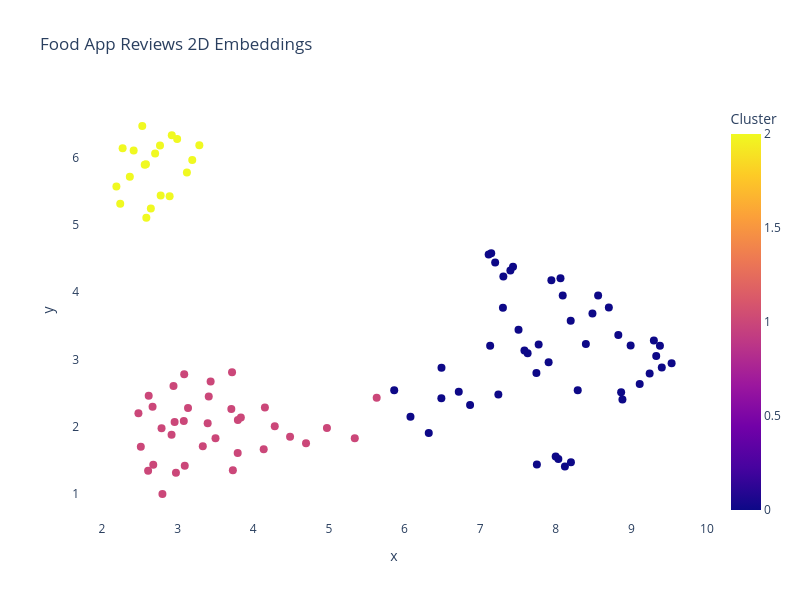

The code cell stored with this chart in its notebook:
### Code cell
import plotly.express as px

# Create a DataFrame for the data
cluster_df = pd.DataFrame({
    'x': embeddings_2d[:, 0],
    'y': embeddings_2d[:, 1],
    'label': cluster_labels,
    'sentence': data['Review']
})

# Create an interactive scatter plot using plotly
fig = px.scatter(
    cluster_df,
    x='x', y='y',
    color='label',
    hover_name='sentence',
    title='Food App Reviews 2D Embeddings',
    labels={'label': 'Cluster'},
    width=800,  # Adjust the width as desired
    height=600,  # Adjust the height as desired
)

fig.update_traces(
    marker=dict(size=8)  # Adjust the size value as needed
)

# Set the background color to black
fig.update_layout(
    plot_bgcolor='white',
)

fig.show()

### Figure 1 — Plotly figure (JSON) as saved in the notebook; plotly's stock layout.template omitted (floating-point values rounded to 4 significant figures)
{"data": [{"hovertemplate": "<b>%{hovertext}</b><br><br>x=%{x}<br>y=%{y}<br>Cluster=%{marker.color}<extra></extra>", "hovertext": ["Delivery was faster than a ninja on caffeine. Im ready to chow down!", "Im pretty sure they had a wall made of recycled cans. Or was it shoes?", "Dude Im not even mad they were late. Food arrived like a surprise party!", "Chhole bhature yaar! Sunday indulgence crispy bhature FTW.", "The place had a vibe but I cant quite put my finger on it. Hipster? Unicorn?", "Hakka noodles FTW! Desi-Chinese fusion for life.", "Pasta was alright yaar. More masala couldve made it sing.", "Im telling you it was like stepping into the future. Or was it the 90s?", "I was starving but the food came faster than I could say hangry. Good stuff.", "Burgers are my jam but this one was kinda meh. Needed more zing.", "Sushi was like a flavor adventure. Mini party in my mouth.", "Dude there was like this mural on the wall. It was a cat no wait a panda?", "Got the delivery. Ate some. Not bad.", "Delivery was like chillin in slow-mo. Ive aged at least a year waiting.", "cheesy nirvana bro. Cheese everywhere happy tummy.", "Yo they delivered my grub so fast I barely had time to blink. Legendary speed!", "Greek salad? Healthy vibes but missing that masala.", "Chole kulche vibes dude. Spicy chickpeas fluffy kulche – love it.", "I walked in and thought This is it this is the place. But what it was no clue.", "Im convinced they use teleportation for deliveries. Thats some next-level speed.", "Pani puri for life man! Tangy spicy street food love.", "Samosas were like little pockets of happiness. Spicy and crispy da best.", "I stepped in and was hit by a wall of like smells. Could be food could be candles.", "Food took so long I had time to write a novel about my hunger. Not amused.", "Delivery guy came. Food happened. Average.", "Okay there was like this fountain thingy. Was it water? Im not sure man.", "Pizza was meh dude. Missing that desi twist ya know?", "Burgers are life but this one was a bit blah. Needed more oomph.", "I saw like a disco ball? But it wasnt a disco place. Or maybe it was? Huh.", "Samosas were like little packets of joy. Crunchy spicy awesome.", "So like the place was you know kinda nice? There were like lights and stuff.", "Ugh the samosas I got were meh. So dry and bland yaar.", "Meaty and dreamy.", "BBQ ribs? Finger-lickin good bruh. Sauce everywhere!", "Food arrived fashionably late but at least Im full now. Late-night munchies sorted.", "Paneer dosa? Desi breakfast goals achieved bruh.", "Mac n cheese dude! Ultimate comfort food vibes.", "Dude that butter chicken was like BOOM! My mouth is still partying.", "Pav bhaji vibes yaar. Tangy spicy Mumbai street food bliss.", "Biryani was a flavor explosion bruh. Spices doing a happy dance.", "Biryani was a flavor bomb bro. Spices going wild taste buds dancing.", "Paneer tikka masala was lit bro! Creamy spicy yaaas.", "Kaju katli fam! Diwali mode: on. Sweet nutty divine.", "Delivery happened. I ate. Nothing special.", "Alright it was dimly lit like a vampire hangout. But like in a cool way.", "Ordered some grub. Ate it all. Alright.", "I think they tried to be fancy? There were chandeliers and stuff maybe even gold.", "Avo toast? Overrated AF. Just smashed avo on bread like really?", "The ambiance was like woah eclectic. I spotted like three different wallpapers.", "Samosas fam! Spicy crunchy ultimate comfort food.", "Received the order. Had a bite. So-so.", "Paneer tikka rolls? Fast food love desi style. Tummy happy.", "Biryani was a spice parade yaar. Spices were dancing in my mouth.", "Pasta was okay bro. Needed more masala Italian-style desi.", "Kadai paneer? Spices level: awesome. Paneer power!", "Paneer tikka rolls? Fast food dreams coming true dude.", "Tacos were meh ya know? Needed more spice and awesomeness.", "There were like waiters in bowties? Or were they clowns? My memorys blurry.", "Yo this place was like a whole aesthetic like an art gallery for food or whatever.", "Food got here just in time to save me from becoming a hangry monster. Phew!", "Didn't get it on time. Very cold food.", "Pizza finally got here. Took longer than a sloth running a marathon. Not cool.", "Food arrived. I ate. It was okay.", "Pasta was okay fam. Needed more masala for desi twist.", "So the lighting was like mood lighting but also like regular lighting. Ambiguous.", "Sushi was an interesting ride. Sushi samosas anyone?", "Biryani was legit da bomb! Spices were like hello flavor town.", "Pasta was aight dude. Needed more masala for desi charm.", "Ate a snack while waiting for the delivery. And another. And another. You get it.", "Ordered then binged a whole show and still no food. Whats the point though?", "Pizza was good man. More cheese wouldve been epic though.", "I think the delivery person went sightseeing before dropping off my order. So slow.", "Pav bhaji was like a party in my mouth. Spicy tangy perfection.", "Okay picture this: plants everywhere. Or were they just fake? Hard to say man.", "Philly cheesesteak? Cheesy coma bro. Napped like a boss.", "Got my order. Ate. Generic stuff.", "Okay so they said 30 minutes but I couldve baked a cake in that time. Seriously?", "Their delivery game is on point. Food got here quicker than I can say hangry.", "I ordered then took a nap and boom foods here. Not sure if thats good or bad.", "Pav bhaji was like a flavor explosion dude. Street food awesomeness.", "Panipuri was quite horrible. I threw up an hour later.", "I was expecting a food coma by now but nope still waiting. Not cool guys.", "I felt like I was in a movie you know? Like a rom-com but with more chairs.", "Chicken tikka rolls? Fast food heaven right in my mouth.", "Ugh they made me wait so long that I aged like 10 years. Food better be worth it.", "The vada pav was like feels all over my mouth.", "Ramen vibes man. Slurping noodles like a boss college days all over.", "Pav bhaji vibes man. Spicy tangy street food at home.", "Waiting for the delivery was like watching paint dry. The food better be divine.", "Paneer tikka rolls? Desi fast food love every bite a party.", "I went in and like felt vibes man. The vibes were like totally vibing.", "The delivery was like supersonic fast. I was impressed and my tummys happy.", "Biryani game strong fam! Inhaled it faster than my WiFi.", "I blinked and the food magically appeared. Not really but they were fast yo!", "Dude the joint had like music but I cant remember if it was like jazz or EDM.", "Biryani was the flavor hero yaar. Spices were popping party in my mouth.", "Food arrived. I had a taste. Pretty standard.", "Food was delivered. I ate. Cant complain.", "Bao buns? Fluffy clouds of yum. Im in bao heaven.", "Ugh it was so cozy you wouldnt believe. I mean they had chairs and tables.", "Ordered food. Ate it. Meh."], "legendgroup": "", "marker": {"color": [1, 2, 1, 0, 2, 0, 0, 2, 1, 0, 0, 2, 1, 1, 0, 1, 0, 0, 2, 1, 0, 0, 1, 1, 1, 2, 0, 1, 2, 0, 2, 0, 1, 0, 1, 0, 0, 0, 0, 0, 0, 0, 0, 1, 2, 1, 2, 0, 2, 0, 1, 0, 0, 0, 0, 0, 0, 2, 2, 1, 1, 1, 1, 0, 2, 0, 0, 0, 1, 1, 0, 1, 0, 2, 0, 1, 1, 1, 1, 0, 0, 1, 2, 0, 1, 0, 0, 0, 1, 0, 2, 1, 0, 1, 2, 0, 1, 1, 0, 2, 1], "coloraxis": "coloraxis", "size": 8, "symbol": "circle"}, "mode": "markers", "name": "", "orientation": "v", "showlegend": false, "type": "scatter", "x": [3.095, 2.895, 3.711, 8.486, 2.566, 8.865, 8.122, 2.191, 4.487, 5.865, 7.302, 3.288, 2.921, 2.978, 6.718, 2.514, 7.751, 8.399, 2.768, 2.8, 8.828, 7.629, 3.72, 4.285, 3.138, 3.194, 6.321, 5.633, 2.582, 7.587, 2.703, 7.775, 4.975, 7.242, 3.398, 9.379, 6.868, 6.49, 8.561, 7.2, 7.308, 9.329, 8.703, 3.082, 2.419, 2.618, 2.776, 7.745, 2.995, 7.906, 2.482, 9.533, 7.436, 8.035, 9.298, 9.403, 7.133, 2.647, 2.923, 4.699, 3.797, 5.343, 3.088, 8.202, 2.533, 7.509, 7.147, 8.0, 2.788, 3.412, 6.08, 2.61, 8.093, 3.123, 6.488, 2.669, 3.837, 3.731, 3.795, 8.063, 8.991, 3.501, 2.242, 9.111, 4.139, 7.943, 8.291, 8.199, 3.334, 9.243, 2.273, 2.679, 7.114, 4.155, 2.369, 7.401, 3.437, 2.961, 8.882, 2.587, 2.946], "xaxis": "x", "y": [1.42, 5.426, 2.265, 3.683, 5.896, 2.512, 1.408, 5.572, 1.849, 2.542, 3.769, 6.188, 1.879, 1.313, 2.521, 1.703, 1.438, 3.23, 6.182, 0.9987, 3.363, 3.093, 2.811, 2.008, 2.279, 5.968, 1.907, 2.429, 5.904, 3.135, 6.065, 3.223, 1.981, 2.479, 2.052, 3.203, 2.322, 2.877, 3.951, 4.441, 4.233, 3.051, 3.771, 2.083, 6.109, 2.458, 5.439, 2.799, 6.28, 2.958, 2.202, 2.943, 4.38, 1.518, 3.282, 2.879, 3.204, 5.247, 6.336, 1.755, 2.1, 1.827, 2.781, 1.47, 6.473, 3.443, 4.58, 1.557, 1.976, 2.45, 2.147, 1.343, 3.951, 5.783, 2.422, 2.296, 2.136, 1.35, 1.608, 4.208, 3.206, 1.829, 5.317, 2.637, 1.666, 4.176, 2.541, 3.576, 1.707, 2.792, 6.143, 1.434, 4.56, 2.287, 5.716, 4.322, 2.674, 2.07, 2.403, 5.107, 2.606], "yaxis": "y"}], "layout": {"coloraxis": {"colorbar": {"title": {"text": "Cluster"}}, "colorscale": [[0, "#0d0887"], [0.1111, "#46039f"], [0.2222, "#7201a8"], [0.3333, "#9c179e"], [0.4444, "#bd3786"], [0.5556, "#d8576b"], [0.6667, "#ed7953"], [0.7778, "#fb9f3a"], [0.8889, "#fdca26"], [1, "#f0f921"]]}, "height": 600, "legend": {"tracegroupgap": 0}, "plot_bgcolor": "white", "title": {"text": "Food App Reviews 2D Embeddings"}, "width": 800, "xaxis": {"anchor": "y", "domain": [0, 1], "title": {"text": "x"}}, "yaxis": {"anchor": "x", "domain": [0, 1], "title": {"text": "y"}}}}
